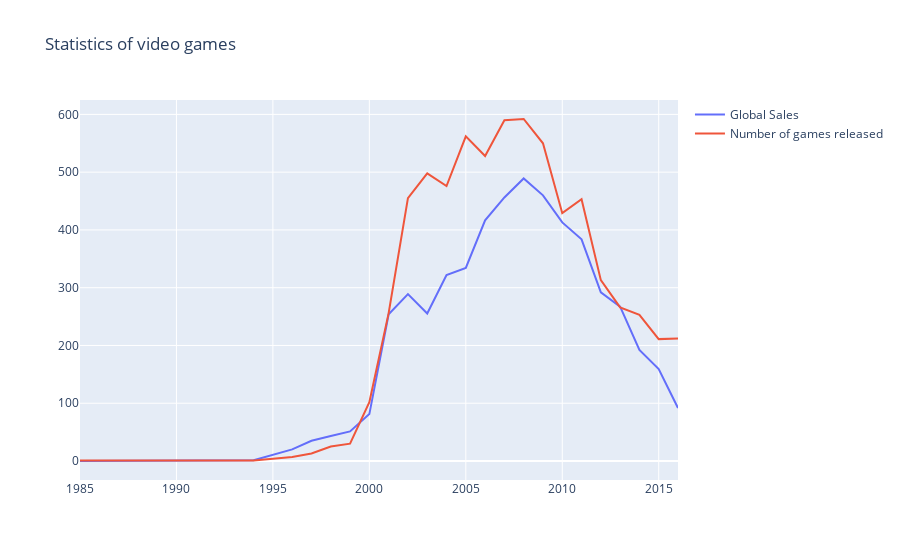

The code cell stored with this chart in its notebook:
### Markdown cell above
В `plotly` все строится на объекте `Figure`, который состоит из данных (массив линий, которые в библиотеке называются `traces`) и оформления/стиля, за который отвечает объект `layout`. В простых случаях можно вызывать функцию `iplot` и просто от массива `traces`.

### Code cell
trace0 = go.Scatter(
    x=years_df.index,
    y=years_df.Global_Sales,
    name='Global Sales'
)

trace1 = go.Scatter(
    x=years_df.index,
    y=years_df.Number_of_Games,
    name='Number of games released'
)
  
data = [trace0, trace1]
layout = {'title': 'Statistics of video games'}

fig = go.Figure(data=data, layout=layout)

iplot(fig)

### Figure 1 — Plotly figure (JSON) as saved in the notebook; plotly's stock layout.template omitted (floating-point values rounded to 4 significant figures)
{"data": [{"name": "Global Sales", "type": "scatter", "x": [1985, 1988, 1992, 1994, 1996, 1997, 1998, 1999, 2000, 2001, 2002, 2003, 2004, 2005, 2006, 2007, 2008, 2009, 2010, 2011, 2012, 2013, 2014, 2015, 2016], "y": [0.03, 0.03, 0.03, 1.27, 20.1, 35.01, 43.18, 51.17, 81.24, 253.9, 288.8, 255.4, 321.8, 334.3, 416.7, 456.2, 489.1, 459.8, 413.0, 383.7, 291.9, 267.2, 192.4, 159.2, 91.56]}, {"name": "Number of games released", "type": "scatter", "x": [1985, 1988, 1992, 1994, 1996, 1997, 1998, 1999, 2000, 2001, 2002, 2003, 2004, 2005, 2006, 2007, 2008, 2009, 2010, 2011, 2012, 2013, 2014, 2015, 2016], "y": [1, 1, 1, 1, 7, 13, 25, 30, 102, 256, 455, 498, 476, 562, 528, 590, 592, 550, 429, 453, 313, 266, 253, 211, 212]}], "layout": {"title": {"text": "Statistics of video games"}}}
